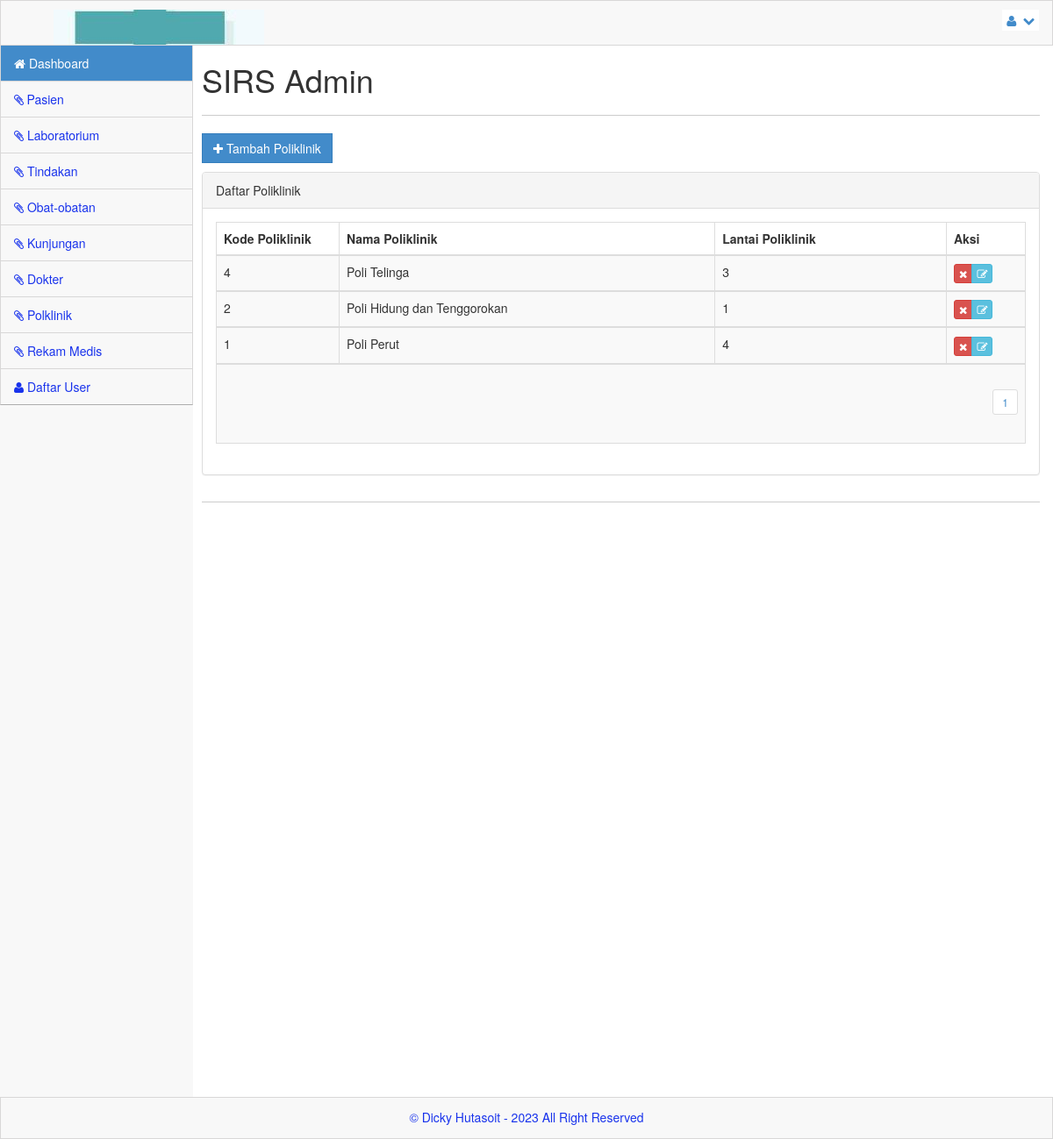
The page /admin/index.php?menu=poliklinik (signed in) on the database its author committed.
### tables this page shows
CREATE TABLE `poliklinik` (
  `kd_poli` int(11) NOT NULL AUTO_INCREMENT,
  `nm_poli` varchar(300) NOT NULL,
  `lantai` int(11) NOT NULL,
  PRIMARY KEY (`kd_poli`)
);

### admin/poliklinik.php (the view, shortened to what this page needs)
<?php
include_once("../library/koneksi.php");
$row = 20;
$hal = isset($_GET['hal']) ? $_GET['hal'] : 0;
$pageSql = "SELECT * FROM poliklinik";
$pageQry = mysqli_query($server, $pageSql) or die("Error paging: " . mysqli_error($server));
$jml = mysqli_num_rows($pageQry);
$max = ceil($jml / $row);
?>
<a href="#myModal" class="btn btn-primary btn-rect" data-toggle="modal"><i class='icon icon-white icon-plus'></i> Tambah Poliklinik</a><p>
<div class="panel panel-default">
    <div class="panel-heading">
        Daftar Poliklinik
    </div>
    <div class="panel-body">
        <div class="table-responsive">
            <table class="table table-striped table-bordered table-hover">
                <thead>
                    <tr>
                        <th width="140">Kode Poliklinik</th>
                        <th>Nama Poliklinik</th>
                        <th>Lantai Poliklinik</th>
                        <th width="90">Aksi</th>
                    </tr>
                </thead>
                <?php
                $poliSql = "SELECT * FROM poliklinik ORDER BY kd_poli DESC LIMIT $hal, $row";
                $poliQry = mysqli_query($server, $poliSql) or die("Query Poliklinik salah: " . mysqli_error($server));
                while ($poli = mysqli_fetch_array($poliQry)) {
                ?>
                    <tbody>
                        <tr>
                            <td><?php echo $poli['kd_poli']; ?></td>
                            <td><?php echo $poli['nm_poli']; ?></td>
                            <td><?php echo $poli['lantai']; ?></td>
                            <td>
                                <div class='btn-group'>
                                    <a href="?menu=poliklinik_del&aksi=hapus&nmr=<?php echo $poli['kd_poli']; ?>" class="btn btn-xs btn-danger tipsy-kiri-atas" title="Hapus Data Ini" onclick="return confirm('ANDA YAKIN AKAN MENGHAPUS DATA PENTING INI ... ?')"><i class="icon-remove icon-white"></i></a>
                                    <a href="?menu=poliklinik_edit&aksi=edit&nmr=<?php echo $poli['kd_poli']; ?>" class="btn btn-xs btn-info tipsy-kiri-atas" title='Edit Data ini'> <i class="icon-edit icon-white"></i> </a>
                                </div>
                            </td>
                        </tr>
                    </tbody>
                <?php } ?>
                <tr>
                    <td colspan="6" align="right">
                        <?php
                        for ($h = 1; $h <= $max; $h++) {
                            $list[$h] = $row * $h - $row;
                            echo "<ul class='pagination pagination-sm'><li><a href='?menu=poliklinik&hal=$list[$h]'>$h</a></li></ul>";
                        }
                        ?>
                    </td>
                </tr>
            </table>
        </div>
    </div>
</div>

### css/main.css (style rules this page uses)
@media (min-width: 768px) { html, body { height: 100%; } }
body.padTop53 { padding-top: 75px; overflow: visible; }
@media (min-width: 802px) { body.padTop53 { padding-top: 51px; } }
.btn-rect { border-radius: 0 !important; }

### css/MoneAdmin.css (style rules this page uses)
body { background-color: #f8f8f8; }

### rows shown on the page
poliklinik: kd_poli "4", nm_poli "Poli Telinga", lantai "3"
poliklinik: kd_poli "2", nm_poli "Poli Hidung dan Tenggorokan", lantai "1"
poliklinik: kd_poli "1", nm_poli "Poli Perut", lantai "4"
